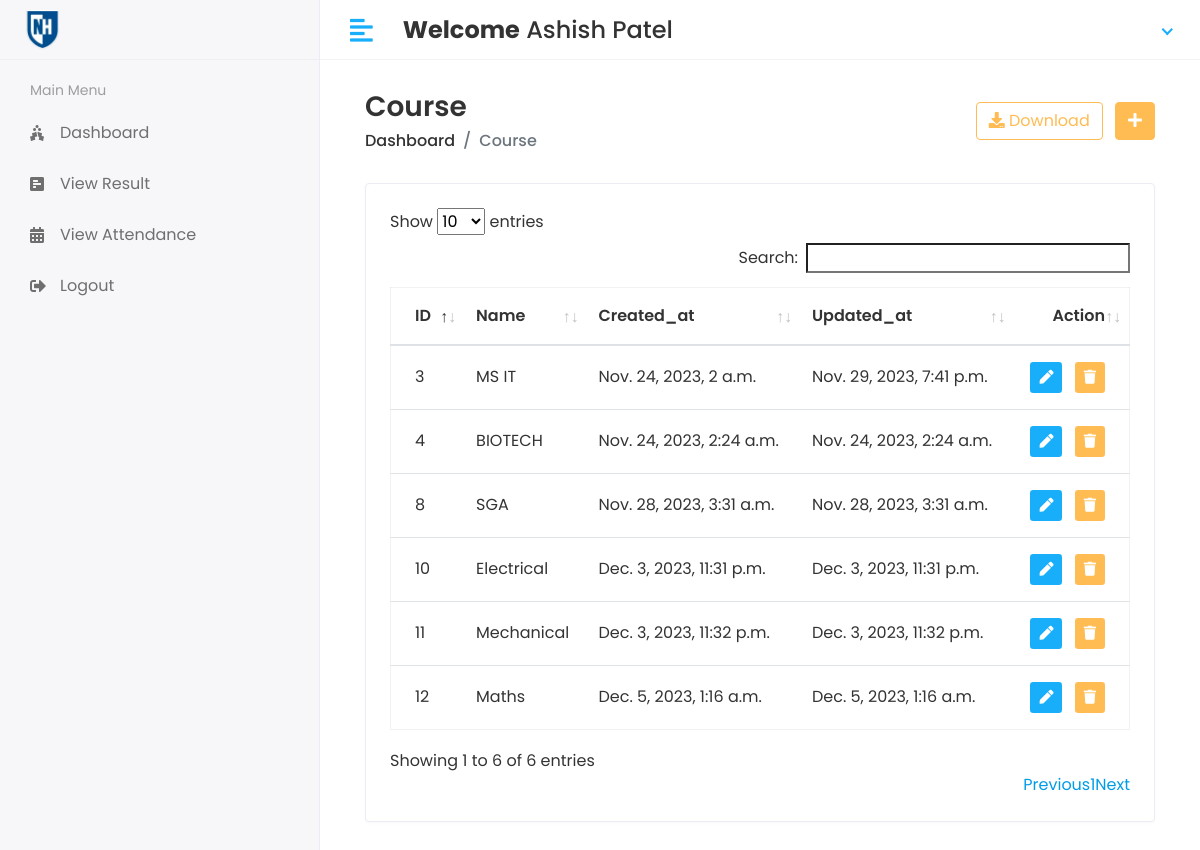
/hod/View/Course (signed in), run on the app's committed database.
### app/models.py (models this page shows, shortened)
class CustomUser(AbstractUser):
    USER = (
        (1,'HOD'),
        (2,'STAFF'),
        (3,'STUDENT'),
    )
    user_type = models.CharField(choices = USER ,max_length=50,default=1)
    profile_pic = models.ImageField(upload_to='profile_pics/', blank=True, null=True)

class Course(models.Model):
    name = models.CharField(max_length= 100)
    created_at = models.DateTimeField(auto_now_add = True)
    updated_at = models.DateTimeField(auto_now = True)

### Attendance_Recording/hod_views.py (the view)
# urls.py: path('hod/View/Course', hod_views.VIEW_COURSE, name = 'view_course'),
@login_required(login_url='/')
def VIEW_COURSE(request):
    course = Course.objects.all()
    context = {
        'course' : course,
    }
    return render(request, 'hod/view_course.html', context)

### templates/hod/view_course.html (shortened to what this page needs)
{% extends 'base.html' %}
{% block content %}
<div class="content container-fluid">
    <div class="page-header">
       <div class="row align-items-center">
          <div class="col">
             <h3 class="page-title">Course</h3>
             <ul class="breadcrumb">
                <li class="breadcrumb-item"><a href="index.html">Dashboard</a></li>
                <li class="breadcrumb-item active">Course</li>
             </ul>
          </div>
          <div class="col-auto text-right float-right ml-auto">
             <a href="#" class="btn btn-outline-primary mr-2"><i class="fas fa-download"></i> Download</a>
             <a href="add-student.html" class="btn btn-primary"><i class="fas fa-plus"></i></a>
          </div>
       </div>
    </div>
    <div class="row">
       <div class="col-sm-12">
          <div class="card card-table">
             <div class="card-body">
                <div class="table-responsive">
                   <table id="table_id" class="table table-hover table-center mb-0">
                      <thead>
                         <tr>
                            <th>ID</th>
                            <th>Name</th>
                            <th>Created_at</th>
                            <th>Updated_at</th>
                            <th class="text-right">Action</th>
                         </tr>
                      </thead>
                      <tbody>
                        {% for i in course %}
                         <tr>
                            <td>{{i.id}}</td>
                            <td>{{i.name}}</td>
                            <td>{{i.created_at}}</td>
                            <td>{{i.updated_at}}</td>
                            <td class="text-right">
                               <div class="actions">
                                  <a href="{% url 'edit_course' i.id %}" class="btn btn-sm bg-success-light mr-2">
                                  <i class="fas fa-pen"></i>
                                  </a>
                                  <a href="{% url 'delete_course' i.id %}" class="btn btn-sm bg-danger-light">
                                  <i class="fas fa-trash"></i>
                                  </a>
                               </div>
                            </td>
                         </tr>
                        {% endfor %}
                      </tbody>
                   </table>
                </div>
             </div>
          </div>
       </div>
    </div>
 </div>
{% endblock %}

### templates/includes/header.html (shortened to what this page needs)
{% load static %}
<div class="header">
   <div class="header-left">
      <a href="index.html" class="logo">
      <img src="{% static 'assets/img/logo_unh.png' %}" alt="Logo">
      </a>
   </div>
   <a href="javascript:void(0);" id="toggle_btn">
   <i class="fas fa-align-left"></i>
   </a>
   <div class="top-nav-search mt-3">
      <h4><strong>Welcome</strong>&nbsp<span>{{user.first_name}} {{ user.last_name }}</span>&nbsp;</h4>
   </div>
   <ul class="nav user-menu">
      <li class="nav-item dropdown noti-dropdown">
         <a href="#" class="dropdown-toggle nav-link" data-toggle="dropdown">
         </a>
      </li>
      <li class="nav-item dropdown has-arrow">
         <a href="#" class="dropdown-toggle nav-link" data-toggle="dropdown">
        </a>
      </li>
   </ul>
</div>

### static/assets/css/style.css (style rules this page uses)
html { height: 100%; }
body { background-color: #fff; color: #333; font-family: 'Poppins', sans-serif; font-size: 1rem; height: 100%; line-height: 1.5; overflow-x: hidden; }
h1, h2, h3, h4, h5, h6 { font-family: 'Poppins', sans-serif; margin-top: 0; }
a { color: #009ce7; }
input, button, a { transition: all 0.4s ease; -moz-transition: all 0.4s ease; -o-transition: all 0.4s ease; -ms-transition: all 0.4s ease; -webkit-transition: all 0.4s ease; }
ul, ol { padding: 0px; list-style: none; }
.table { color: #333; max-width: 100%; margin-bottom: 0; width: 100%; }
.table.dataTable { border-collapse: collapse !important; border: 1px solid rgba(0, 0, 0, 0.05); }
.table thead tr th { font-weight: 600; }
.table tbody tr { border-bottom: 1px solid rgba(0, 0, 0, 0.05); }
.table.table-center td, .table.table-center th { vertical-align: middle; }
.card-table .card-body .table > thead > tr > th { border-top: 0; }
.card-table .card-body .table tr td:first-child, .card-table .card-body .table tr th:first-child { padding-left: 1.5rem; }
.card-table .card-body .table tr td:last-child, .card-table .card-body .table tr th:last-child { padding-right: 1.5rem; }
.card-table .table td, .card-table .table th { border-top: 1px solid #e2e5e8; padding: 1rem 0.75rem; white-space: nowrap; }
.btn-primary { background-color: #FFBC53; border: 1px solid #FFBC53; }
.btn-outline-primary { color: #FFBC53; border-color: #FFBC53; }
.card { border: 1px solid #ececf5; box-shadow: 0 1px 3px 0 rgba(0, 0, 0, 0.03); margin-bottom: 1.875rem; }
.card-body { padding: 1.5rem; }
.bg-danger-light { background-color:#FFBC53 !important; color:#fff !important; }
.bg-success-light { background-color: #18aefa; color: #fff; }
.header { background-color: #fff; border-bottom: 1px solid #f3f3f4; left: 0; position: fixed; right: 0; top: 0; z-index: 1001; height: 60px; }
.header .header-left { float: left; height: 60px; padding: 0 20px; position: relative; width: 320px; z-index: 1; transition: all 0.2s ease-in-out; background-color: #f7f7fa; border-bottom: 1px solid #efefef; border-right: 1px solid #ececf5; display: flex; align-items: center; }
.header .header-left .logo { display: inline-block; line-height: 60px; }
.header .header-left .logo img { max-height: 40px; width: auto; }
.header .dropdown-toggle:after { display: none; }
.header .has-arrow .dropdown-toggle:after { border-top: 0; border-left: 0; border-bottom: 2px solid #18aefa; border-right: 2px solid #18aefa; content: ''; height: 8px; display: inline-block; pointer-events: none; -webkit-transform-origin: 66% 66%; -ms-transform-origin: 66% 66%; transform-origin: 66% 66%; -webkit-transform: rotate(45deg); -ms-transform: rotate(45deg); transform: rotate(45deg); -webkit-transition: all 0.15s ease-in-out; transition: all 0.15s ease-in-out; width: 8px; vertical-align: 0px; }
.user-menu { float: right; margin: 0; position: relative; z-index: 99; padding-right: 15px; }
.user-menu.nav > li > a { color: #a0a0a0; font-size: 14px; line-height: 58px; padding: 0 15px; height: 60px; }
.top-nav-search { float: left; margin-left: 15px; }
.page-header { margin-bottom: 1.875rem; }
.page-header .breadcrumb { background-color: transparent; color: #6c757d; font-size: 1rem; font-weight: 500; margin-bottom: 0; padding: 0; }
.page-header .breadcrumb a { color: #333; }
.page-title { font-size: 28px; font-weight: 600; color: #333; margin-bottom: 5px; }
@media (min-width: 992px) { #toggle_btn { align-items: center; color: #18aefa; display: inline-flex; float: left; font-size: 26px; height: 60px; justify-content: center; margin-left: 15px; padding: 0 15px; } }

### data on the page
CustomUser: first_name "Ashish", last_name "Patel"
Course: id "3", name "MS IT", created_at "Nov. 24, 2023, 2 a.m.", updated_at "Nov. 29, 2023, 7:41 p.m."
Course: id "4", name "BIOTECH", created_at "Nov. 24, 2023, 2:24 a.m.", updated_at "Nov. 24, 2023, 2:24 a.m."
Course: id "8", name "SGA", created_at "Nov. 28, 2023, 3:31 a.m.", updated_at "Nov. 28, 2023, 3:31 a.m."
Course: id "10", name "Electrical", created_at "Dec. 3, 2023, 11:31 p.m.", updated_at "Dec. 3, 2023, 11:31 p.m."
Course: id "11", name "Mechanical", created_at "Dec. 3, 2023, 11:32 p.m.", updated_at "Dec. 3, 2023, 11:32 p.m."
Course: id "12", name "Maths", created_at "Dec. 5, 2023, 1:16 a.m.", updated_at "Dec. 5, 2023, 1:16 a.m."
